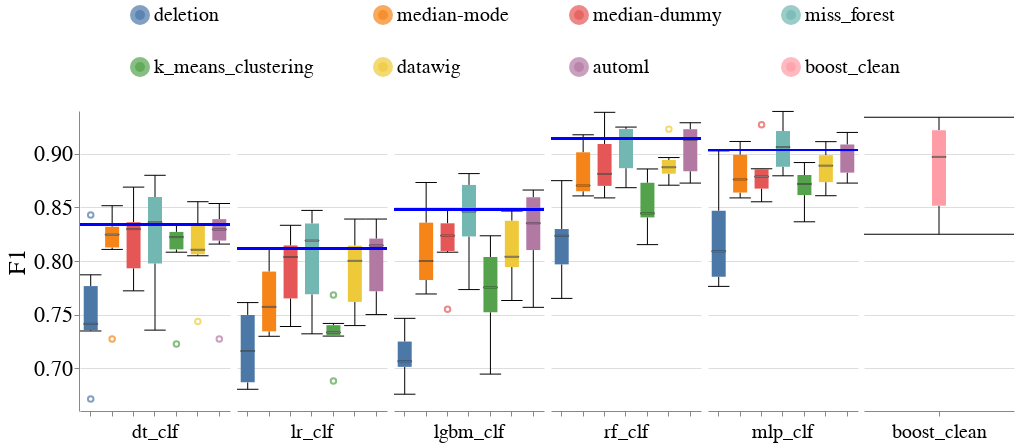

The code cell stored with this chart in its notebook:
### Code cell
create_box_plots_for_diff_imputers_and_models(dataset_name=DATASET_NAME,
                                              metric_name='f1',
                                              db_client=db_client)

### Figure 1 — Vega-Lite specification as saved in the notebook (floating-point values rounded to 4 significant figures; data arrays with more than 128 entries replaced by an {"elided": "..."} marker saying what was removed)
{"config": {"view": {"continuousWidth": 400, "continuousHeight": 300, "stroke": null}, "axis": {"labelFontSize": 22, "labelFontWeight": "normal", "titleFontSize": 24, "titleFontWeight": "normal"}, "facet": {"spacing": 5}, "header": {"labelFontSize": 20, "labelOrient": "bottom", "labelPadding": 5, "titleFontSize": 24}, "legend": {"columns": 4, "direction": "horizontal", "labelFontSize": 20, "labelLimit": 400, "orient": "top", "symbolOffset": 50, "symbolStrokeWidth": 10, "titleAnchor": "middle", "titleFontSize": 22, "titleLimit": 300}, "title": {"fontSize": 24}}, "data": {"name": "data-4abf096fa6a74c5fd0af708b23b4e5ec"}, "facet": {"column": {"field": "Model_Name", "sort": ["dt_clf", "lr_clf", "lgbm_clf", "rf_clf", "mlp_clf"], "title": null, "type": "nominal"}}, "spec": {"layer": [{"mark": {"type": "boxplot", "median": {"stroke": "black", "strokeWidth": 0.7}, "ticks": true}, "encoding": {"color": {"field": "Null_Imputer_Name", "sort": ["deletion", "median-mode", "median-dummy", "miss_forest", "k_means_clustering", "datawig", "automl", "boost_clean"], "title": null, "type": "nominal"}, "x": {"axis": {"labels": false}, "field": "Null_Imputer_Name", "sort": ["deletion", "median-mode", "median-dummy", "miss_forest", "k_means_clustering", "datawig", "automl", "boost_clean"], "title": null, "type": "nominal"}, "y": {"field": "Metric_Value", "scale": {"zero": false}, "title": "F1", "type": "quantitative"}}}, {"mark": "rule", "encoding": {"color": {"value": "blue"}, "size": {"value": 2}, "y": {"field": "Baseline_Median", "type": "quantitative"}}}], "width": 150}, "resolve": {"scale": {"x": "independent"}}, "$schema": "https://vega.github.io/schema/vega-lite/v4.17.0.json", "datasets": {"data-4abf096fa6a74c5fd0af708b23b4e5ec": {"elided": "216 records"}}}
